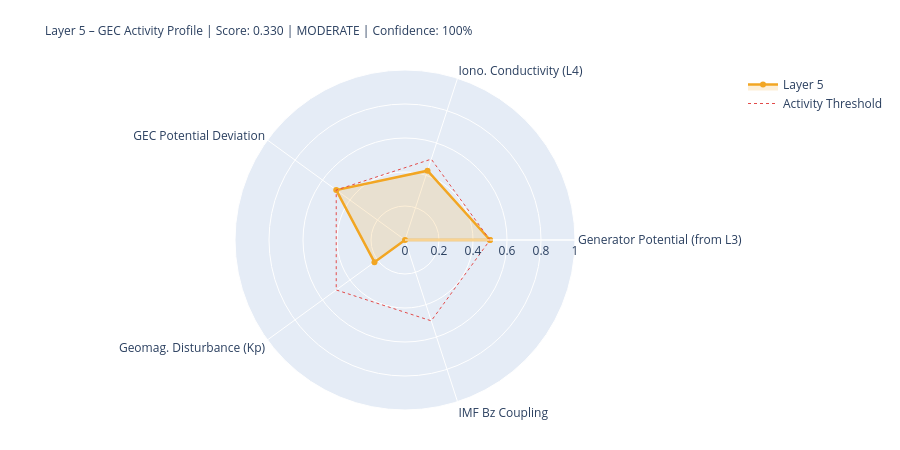

The notebook cell saved with this chart:
### Markdown cell above
---
## 5. State Assessment & Handoff to Layer 6

### Code cell
# ============================================================
# LAYER-5-SCORE
# ============================================================

# Components
# 1) Generator activity (Layer-3-driven)
gen_score = norm(generator_strength, 0.3, 2.0)
gen_src   = 'from_layer3' if l3_thunder_score is not None else 'estimated'

# 2) Ionospheric conductivity (Layer-4-driven)
iono_score = norm(iono_cond_factor, 0.7, 1.4)
iono_src   = 'from_layer4' if l4_ioniz is not None else 'estimated'

# 3) GEC potential deviation from reference
pot_score = norm(abs(delta_V_pct), 0, 30)  # 0 = at reference, 1 = 30% deviation
pot_src   = 'derived'

# 4) Geomagnetic disturbance (Kp) – modulates vertical currents
kp_score = norm(kp_val, 0, 9)
kp_src   = 'primary' if kp_now is not None else 'from_layer4'

# 5) IMF Bz coupling (southward = stronger M-I coupling → GEC influence)
bz_score = norm(-(bz_now or 0), -5, 30) if bz_now is not None else None
bz_src   = 'primary' if bz_now is not None else 'missing'

COMPONENTS = {
    'Generator Potential (from L3)':  {'score': gen_score,   'source': 'derived_from_layer3', 'dynamic': True},
    'Iono. Conductivity (L4)':      {'score': iono_score,  'source': iono_src, 'dynamic': True},
    'GEC Potential Deviation':      {'score': pot_score,   'source': pot_src,  'dynamic': True},
    'Geomag. Disturbance (Kp)':         {'score': kp_score,    'source': kp_src,   'dynamic': True},
    'IMF Bz Coupling':               {'score': bz_score,    'source': bz_src,   'dynamic': True},
}

available   = {k: v['score'] for k, v in COMPONENTS.items() if v['score'] is not None}
unavailable = [k for k, v in COMPONENTS.items() if v['score'] is None]
layer5_score = round(sum(available.values()) / len(available), 4) if available else None
confidence   = round(len(available) / len(COMPONENTS), 2)
level = ('unknown' if layer5_score is None
         else 'quiet'   if layer5_score < 0.3
         else 'moderate' if layer5_score < 0.6
         else 'active')
dominant_l5 = max(available, key=available.get) if available else 'none'

# Kp consistency: separate 1-min raw value from score value
kp_1m_raw   = kp_now          # directly from API (can be 0.0 during live measurement)
kp_for_score = kp_val          # from Layer-0 context or estimated value if needed
kp_score_src = kp_src

W = 68
print('=' * W)
print('LAYER 5 – GLOBAL ELECTRIC CIRCUIT – STATE ASSESSMENT')
print('=' * W)
for name, comp in COMPONENTS.items():
    s = comp['score']
    if s is not None:
        bar = '█' * int(s*20) + '░' * (20-int(s*20))
        print(f'  {name:<34} {bar}  {s:.3f}  [{comp["source"]}]')
    else:
        print(f'  {name:<34} {"─"*20}  n/a   [missing]')
print('-' * W)
print(f'  Score:         {layer5_score:.3f}  ({len(available)}/{len(COMPONENTS)} components)')
print(f'  Confidence:    {confidence:.0%}')
print(f'  Level:         {level.upper()}')
print(f'  Dominant:      {dominant_l5}')
print(f'  V_iono:        {V_iono_mod:.1f} kV  (Δ {delta_V_pct:+.1f}% vs. Ref)')
print(f'  I_total:       {I_total_mod:.1f} A   (Δ {delta_I_pct:+.1f}% vs. Ref)')
print('=' * W)

# Radar
cats   = list(available.keys())
vals_r = list(available.values())
if len(cats) >= 3:
    fig = go.Figure()
    fig.add_trace(go.Scatterpolar(
        r=vals_r + [vals_r[0]], theta=cats + [cats[0]],
        fill='toself', fillcolor='rgba(242,166,35,0.18)',
        line=dict(color='#F2A623', width=2.5), name='Layer 5'
    ))
    fig.add_trace(go.Scatterpolar(
        r=[0.5]*(len(cats)+1), theta=cats+[cats[0]],
        line=dict(color='#E24B4A', dash='dot', width=1),
        mode='lines', name='Activity Threshold'
    ))
    fig.update_layout(
        title=dict(
            text=f'Layer 5 – GEC Activity Profile | Score: {layer5_score:.3f} | {level.upper()} | Confidence: {confidence:.0%}',
            font=dict(size=12)
        ),
        polar=dict(radialaxis=dict(visible=True, range=[0,1])),
        height=450, showlegend=True,
        margin=dict(l=80, r=80, t=70, b=40)
    )
    fig.show()

### Figure 1 — Plotly figure (JSON) as saved in the notebook; plotly's stock layout.template omitted (floating-point values rounded to 4 significant figures)
{"data": [{"fill": "toself", "fillcolor": "rgba(242,166,35,0.18)", "line": {"color": "#F2A623", "width": 2.5}, "name": "Layer 5", "r": [0.5, 0.4287, 0.5, 0.2222, 0.0, 0.5], "theta": ["Generator Potential (from L3)", "Iono. Conductivity (L4)", "GEC Potential Deviation", "Geomag. Disturbance (Kp)", "IMF Bz Coupling", "Generator Potential (from L3)"], "type": "scatterpolar"}, {"line": {"color": "#E24B4A", "dash": "dot", "width": 1}, "mode": "lines", "name": "Activity Threshold", "r": [0.5, 0.5, 0.5, 0.5, 0.5, 0.5], "theta": ["Generator Potential (from L3)", "Iono. Conductivity (L4)", "GEC Potential Deviation", "Geomag. Disturbance (Kp)", "IMF Bz Coupling", "Generator Potential (from L3)"], "type": "scatterpolar"}], "layout": {"height": 450, "margin": {"b": 40, "l": 80, "r": 80, "t": 70}, "polar": {"radialaxis": {"range": [0, 1], "visible": true}}, "showlegend": true, "title": {"font": {"size": 12}, "text": "Layer 5 – GEC Activity Profile | Score: 0.330 | MODERATE | Confidence: 100%"}}}
